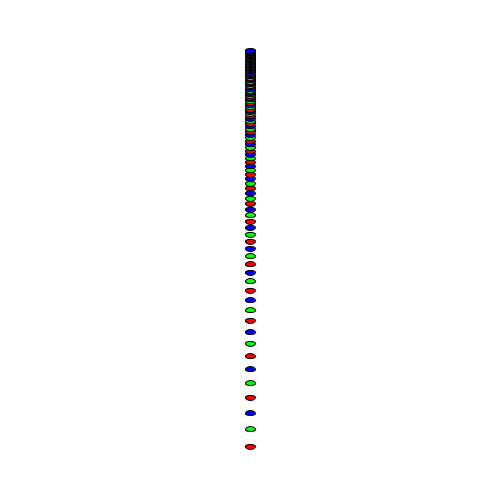
Frame 1 (no input)
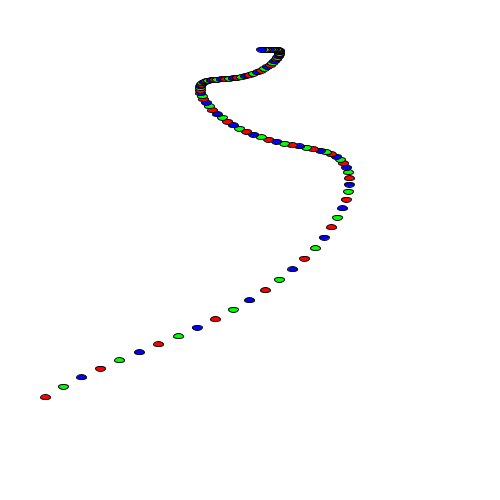
Frame 60 (the mouse pressed at the canvas centre just before this capture)
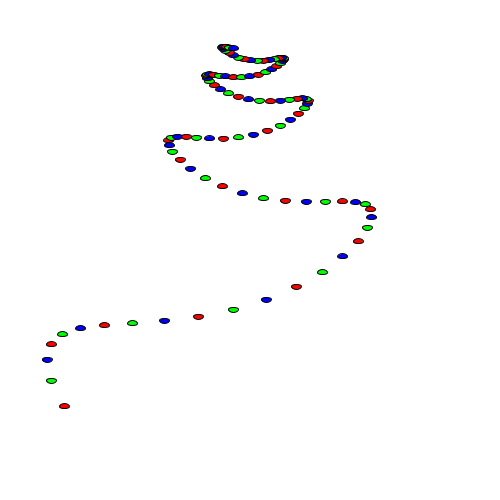
Frame 120 (the mouse held since frame 60 and released just before this capture)

The Processing sketch that drew these frames (run headless with seeded random() and noise(); from frame 60 on, the mouse is pressed at the canvas centre):

// Processing sketch: processing_97268
// ── processing_97268.pde


float angle;// the current angle of the pendulum as a function of time
            //relative to vertical
float bigAngle;  //the current angle of the pendulum relative to the positive x-axis
float angleStart=PI/6; //the initial angle from which the pendulum is released
float period;
float t;
float xCenter,yCenter; //the position of the top of the rod
int num=99;//the number of pendula
Pendulum[] pendulist = new Pendulum[num];


void setup(){
  frameRate(15);
  size(500,500);
  xCenter=width/2;
  yCenter=0;
  t=0;
  for (int i=0;i<num;i++){
     float red=0;
    float green=0;
    float blue=0;
    int colr=int(random(3));
    if(i%3==0){
      red=255;
    }//end if
    if(i%3==1){
      green=255;
    }//end if
    if(i%3==2){
      blue=255;
    }//end if
    pendulist[i]= new Pendulum(60.0/(50.0+i),red,green,blue);
  }//end for
  
}//end setup

void draw(){
  background(255);
  for (int i=0;i<num;i++){
    pendulist[i].move();
    pendulist[i].display();
  }//end for
 
  
  t=t+1.0/60.0;
}//end draw

/*class Pendulum
Defines objects which are circles of radius 5
center at (x,y) which are dreated from its current angle whic is a function of t
period p
object must create it's own length from its period
*/
class Pendulum{
  float period;
  float len;
  float scaledL;
  float xbob,ybob;
  float red, green, blue;
  
  
  Pendulum(float period_, float red_,float green_, float blue_){
    period=period_;
    red=red_;
    green=green_;
    blue=blue_;
    len=(pow(period,2)*9.8)/(4*pow(PI,2));
    scaledL=len*1000;
  }//end constructor
  
  void move(){
    angle=angleStart*sin(sqrt(9.8/len)*t);
    bigAngle=1.5*PI + angle;
    float scaledL=len*1250;// notice that the letter "l" is
                    //a crappy choice for a variable as it
                    //looks like the number "1"
  
    xbob=scaledL*cos(bigAngle)+xCenter;
    ybob=-scaledL*(sin(bigAngle))+yCenter;
  }//end move method
  
   void display(){
    fill(red,green,blue);
    ellipse(xbob,ybob,10,5);
 
   // line(xCenter,yCenter,xbob,ybob); 
     
  }//end display method
  
}//end class
